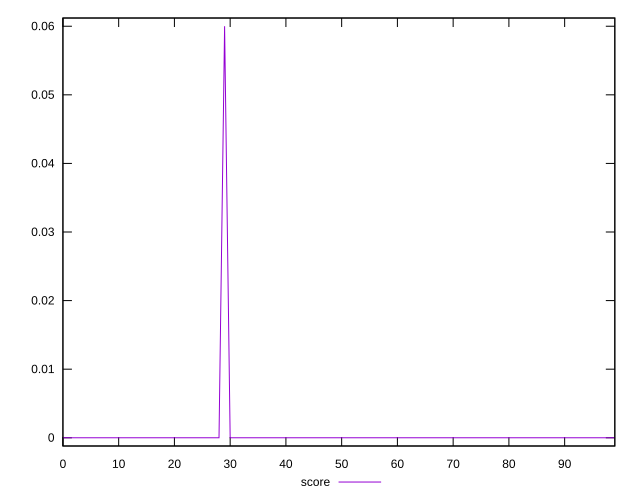

gnuplot code for this plot:
reset

$score <<EOF
0 0
1 0
2 0
3 0
4 0
5 0
6 0
7 0
8 0
9 0
10 0
11 0
12 0
13 0
14 0
15 0
16 0
17 0
18 0
19 0
20 0
21 0
22 0
23 0
24 0
25 0
26 0
27 0
28 0
29 0.06
30 0
31 0
32 0
33 0
34 0
35 0
36 0
37 0
38 0
39 0
40 0
41 0
42 0
43 0
44 0
45 0
46 0
47 0
48 0
49 0
50 0
51 0
52 0
53 0
54 0
55 0
56 0
57 0
58 0
59 0
60 0
61 0
62 0
63 0
64 0
65 0
66 0
67 0
68 0
69 0
70 0
71 0
72 0
73 0
74 0
75 0
76 0
77 0
78 0
79 0
80 0
81 0
82 0
83 0
84 0
85 0
86 0
87 0
88 0
89 0
90 0
91 0
92 0
93 0
94 0
95 0
96 0
97 0
98 0
99 0
EOF

set key outside below
set xrange [0:99]
set yrange [-0.0012:0.0612]
set trange [-0.0012:0.0612]
set terminal svg size 640, 500 enhanced background rgb 'white'
set output "reprap/uses-text-compression/samples/pages+cached+noexternal+nomedia+nocss+nojs/score/values.svg"

plot $score title "score" with line

reset
